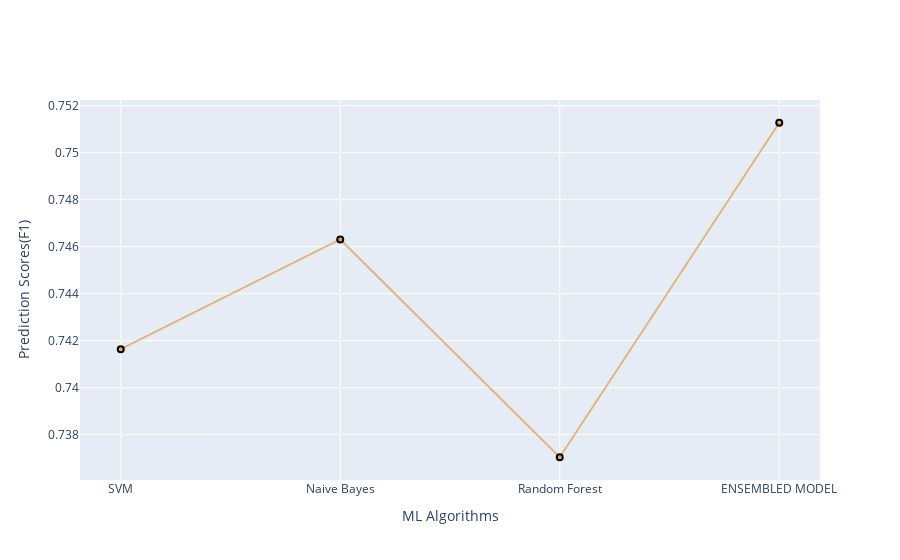

The cell this chart's notebook holds for it:
### Code cell
scoresf1=[SVMf1,NBf1,RFf1,EMf1]


trace1 = go.Scatter(
    x = AlgorthmsName,
    y= scoresf1,
    name='Algortms Name',
    marker =dict(color='rgba(225,126,0,0.5)',
               line =dict(color='rgb(0,0,0)',width=2)),
                text=AlgorthmsName
)
data = [trace1]

layout = go.Layout(barmode = "group", 
                  xaxis= dict(title= 'ML Algorithms',ticklen= 5,zeroline= False),
              yaxis= dict(title= 'Prediction Scores(F1)',ticklen= 5,zeroline= False))
fig = go.Figure(data = data, layout = layout)
iplot(fig)

### Figure 1 — Plotly figure (JSON) as saved in the notebook; plotly's stock layout.template omitted (floating-point values rounded to 4 significant figures)
{"data": [{"marker": {"color": "rgba(225,126,0,0.5)", "line": {"color": "rgb(0,0,0)", "width": 2}}, "name": "Algortms Name", "text": ["SVM", "Naive Bayes", "Random Forest", "ENSEMBLED MODEL"], "type": "scatter", "x": ["SVM", "Naive Bayes", "Random Forest", "ENSEMBLED MODEL"], "y": [0.7416, 0.7463, 0.737, 0.7513]}], "layout": {"barmode": "group", "xaxis": {"ticklen": 5, "title": {"text": "ML Algorithms"}, "zeroline": false}, "yaxis": {"ticklen": 5, "title": {"text": "Prediction Scores(F1)"}, "zeroline": false}}}
